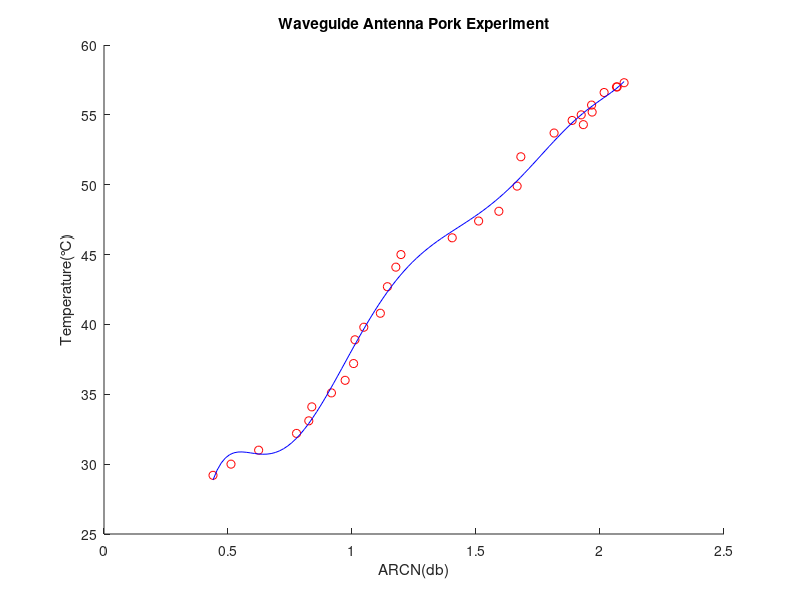

MATLAB code for this plot:
% 读取数据


% 假设有参数和温度的数据data
data = [	
29.2,0.439548;
30,0.512072;
31,0.6235;
32.2,0.776336;
33.1,0.82584;
34.1,0.837972;
35.1,0.917072;
36,0.972324;
37.2,1.006392;
38.9,1.0119;
39.8,1.04762;
40.8,1.11426;
42.7,1.142724;
44.1,1.17678;
45,1.197368;
46.2,1.404088;
47.4,1.510588;
48.1,1.592216;
49.9,1.665832;
52,1.68084;
53.7,1.814832;
54.3,1.932868;
54.6,1.88762;
55,1.924188;
55.2,1.968284;
55.7,1.96602;
56.6,2.016636;
57,2.06644;
57,2.069168;
57.3,2.09716;





]

% 读取数据
% 进行多项式拟合，假设拟合次数为7
degree = 7;
p = polyfit(data(:,2), data(:,1), degree);

% 输出拟合图和多项式表达式
figure;
scatter(data(:,2), data(:,1), 'r');
hold on;
x = linspace(min(data(:,2)), max(data(:,2)), 100);
y = polyval(p, x);
plot(x, y, 'b');
xlabel('ARCN(db)');
ylabel('Temperature(℃)');
title('Waveguide Antenna Pork Experiment');

% 输出多项式表达式为y=x形式
coeff_str = ['y = ' num2str(p(1)) 'x^7 + ' num2str(p(2)) 'x^6 + ' num2str(p(3)) 'x^5 + '...
             num2str(p(4)) 'x^4 + ' num2str(p(5)) 'x^3 + ' num2str(p(6)) 'x^2 + '...
             num2str(p(7)) 'x + ' num2str(p(8))];
fprintf('多项式表达式为：\n%s\n', coeff_str);
% 

